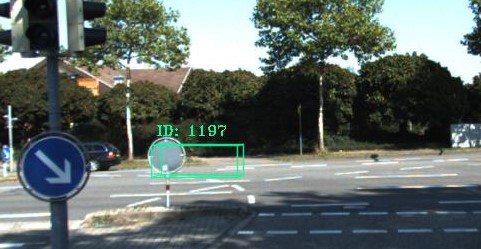
#> input picture figures/outlier1.jpg, 481 x 249 px
$ jupyter execute --allow-errors plot_pc.ipynb
#> lines starting #> are read from the running program, lines starting #| are printed output that depends on the picture
[cell 1]
import os
from cycler import cycler

import numpy as np
from scipy.stats import mode

import matplotlib.pyplot as plt
from mpl_toolkits.axes_grid1.inset_locator import inset_axes
from mpl_toolkits.axes_grid1.inset_locator import mark_inset
from matplotlib import rc, cm
import matplotlib
from matplotlib.patches import Patch

[cell 2]
palette = cycler(color=cm.Set1.colors)
rc('axes', prop_cycle=palette)
matplotlib.rcParams['font.family'] = ['serif']

SIMULATOR_SEED = 1992
NOISE_STD = 0.1
FINAL_TIME = 100
TIME_STEP = 0.1
CONTAMINATION = [0.00, 0.05, 0.1, 0.15]
BETA = [5e-3, 1e-3]

[cell 3]
def format_beta(beta_values):
    formatted_betas = []
    for beta in beta_values:
        if beta < 1e-3:
            exponent = int(np.floor(np.log10(beta)))
            coefficient = beta / (10 ** exponent)
            if coefficient == 1:
                formatted_beta = r"$10^{{{}}}$".format(exponent)
            else:
                formatted_beta = f"{coefficient:g}" + r"$\times10^{{{}}}$".format(exponent)
        else:
            formatted_beta = str(beta)
        formatted_betas.append(formatted_beta)
    return formatted_betas


BETA = format_beta(BETA)

LABELS = np.array(['ENKS'] + ['VOE'] + [r'$\beta$ = {}'.format(b) for b in BETA])
NUM_LATENT = 2
fontsize = 16
print(BETA)

[cell 4]
plt.rcParams.update({'font.size': 20})

# Given data
ukf_results = np.array([0.5873, 0.5221, 0.4132, 0.2567])
huberukf_results = np.array([0.7604, 0.6733, 0.5225, 0.3615])
ekf_results = np.array([ 0.8463, 0.7016,0.5133, 0.3542])
iekf_results = np.array([0.7253, 0.6826, 0.4719, 0.3626])
convukf1_results = np.array([0.9321 , 0.7460, 0.5377, 0.3941])
convukf5_results = np.array([0.9332, 0.7507, 0.5535, 0.3707])


# Concatenate the data
concatenated_data = np.stack([
    ukf_results,
    huberukf_results,
    ekf_results,
    iekf_results,
    convukf1_results,
    convukf5_results
], axis=-1)

# for patch, color in zip(box['boxes'], colors):
#         patch.set_facecolor(color)
colors = ['lightblue', 'C0', 'C1', 'C2', 'C3', 'C4', 'C6']
lighter_colors = ['lightblue', 'C1', 'lightgreen', 'C2', 'C3', 'C7']
# x-axis labels
pc_values = [0.00, 0.05, 0.10, 0.15]

ukf_results = ukf_results[0:3]
huberukf_results = huberukf_results[0:3]
ekf_results = ekf_results[0:3]
iekf_results = iekf_results[0:3]
convukf1_results = convukf1_results[0:3]
convukf5_results = convukf5_results[0:3]
pc_values = pc_values[0:3]

figsize = (10,6)
# Create a figure and a set of subplots
fig, ax = plt.subplots(figsize=figsize)

# Add some space between the bars
bar_width = 0.13
indices = np.arange(len(pc_values))

# Plot each method's result with a new index and specified lighter color
ukf_bar = ax.bar(indices - bar_width * 2, ukf_results, bar_width, label='UKF', color=lighter_colors[0])
huberukf_bar = ax.bar(indices - bar_width, huberukf_results, bar_width, label='HuberUKF', color=lighter_colors[1])
ekf_bar = ax.bar(indices, ekf_results, bar_width, label='AUKF', color=lighter_colors[2])
iekf_bar = ax.bar(indices + bar_width, iekf_results, bar_width, label='IEKF', color=lighter_colors[3])
convukf1_bar = ax.bar(indices + bar_width * 2, convukf5_results, bar_width, label=r'ConvUKF', color=lighter_colors[4])
# convukf5_bar = ax.bar(indices + bar_width * 3, convukf5_results, bar_width, label=r'AConvUKF', color=lighter_colors[5])


# Setting the x-axis labels and their positions
ax.set_xticks(indices + bar_width / 2)
ax.set_xticklabels(pc_values)

# Add some text for labels, title and custom x-axis tick labels, etc.
ax.set_ylabel('sAMOTA')
ax.set_xlabel(r'$\rho_c$', fontsize=fontsize+6)
ax.legend()
ax.grid(0.1)
ax.set_ylim(0.3, 1)

# Save the figure
plt.savefig('diver.pdf', bbox_inches='tight', dpi=300)
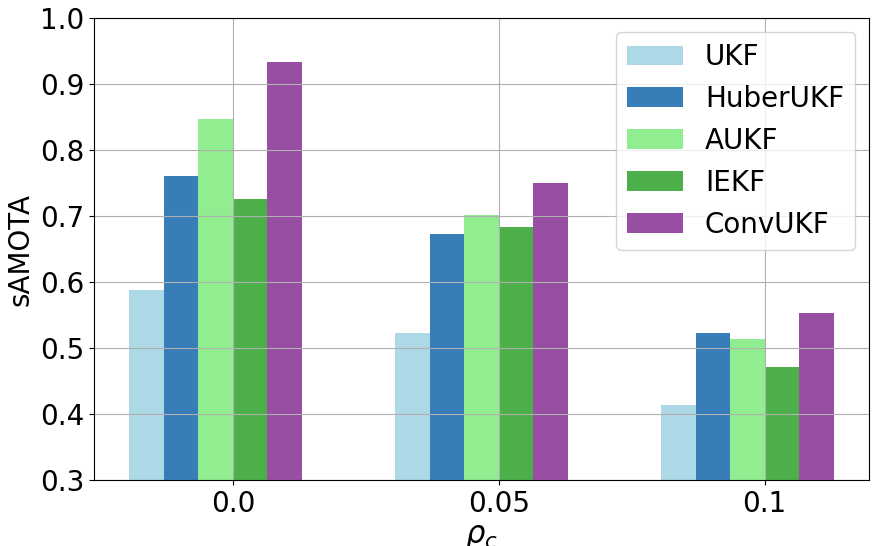
#> figure drawn by matplotlib, 1 panel; tallest bar 0.587 high, from x = -0.325 to -0.195; tallest bar 0.76 high, from x = -0.195 to -0.065; tallest bar 0.846 high, from x = -0.065 to 0.065
plt.show()

'C0', 'C1', 'C2', 'C3', 'C4', 'C6'
'lightblue', 'C1', 'C4', 'C2', 'C3', 'pink'

[cell 5]
colors = ['lightblue', 'C0', 'C1', 'C2', 'C3', 'C4', 'C6']
lighter_colors = ['C4', 'C1', 'C2', 'C7', 'C3', 'C7']
# x-axis labels
pc_values = [0.00, 0.05, 0.10, 0.15]

ukf_results = ukf_results[0:3]
huberukf_results = huberukf_results[0:3]
ekf_results = ekf_results[0:3]
iekf_results = iekf_results[0:3]
convukf1_results = convukf1_results[0:3]
convukf5_results = convukf5_results[0:3]
pc_values = pc_values[0:3]

figsize = (10,6)
# Create a figure and a set of subplots
fig, ax = plt.subplots(figsize=figsize)

# Add some space between the bars
bar_width = 0.13
indices = np.arange(len(pc_values))

# Plot each method's result with a new index and specified lighter color
ukf_bar = ax.bar(indices - bar_width * 2, ukf_results, bar_width, label='UKF', color=lighter_colors[0])
huberukf_bar = ax.bar(indices - bar_width, huberukf_results, bar_width, label='HuberUKF', color=lighter_colors[1])
ekf_bar = ax.bar(indices, ekf_results, bar_width, label='EKF', color=lighter_colors[2])
iekf_bar = ax.bar(indices + bar_width, iekf_results, bar_width, label='IEKF', color=lighter_colors[3])
convukf1_bar = ax.bar(indices + bar_width * 2, convukf1_results, bar_width, label=r'ConvUKF', color=lighter_colors[4])
# convukf5_bar = ax.bar(indices + bar_width * 3, convukf5_results, bar_width, label=r'ConvUKF$\beta=0.001$', color=lighter_colors[5])


# Setting the x-axis labels and their positions
ax.set_xticks(indices + bar_width / 2)
ax.set_xticklabels(pc_values)

# Add some text for labels, title and custom x-axis tick labels, etc.
ax.set_ylabel('sAMOTA')
ax.set_xlabel(r'$\rho_c$', fontsize=fontsize+8)
ax.legend()
ax.grid(0.1)
ax.set_ylim(0.3, 1)

# Save the figure
plt.savefig('diver_simple.pdf', bbox_inches='tight', dpi=300)
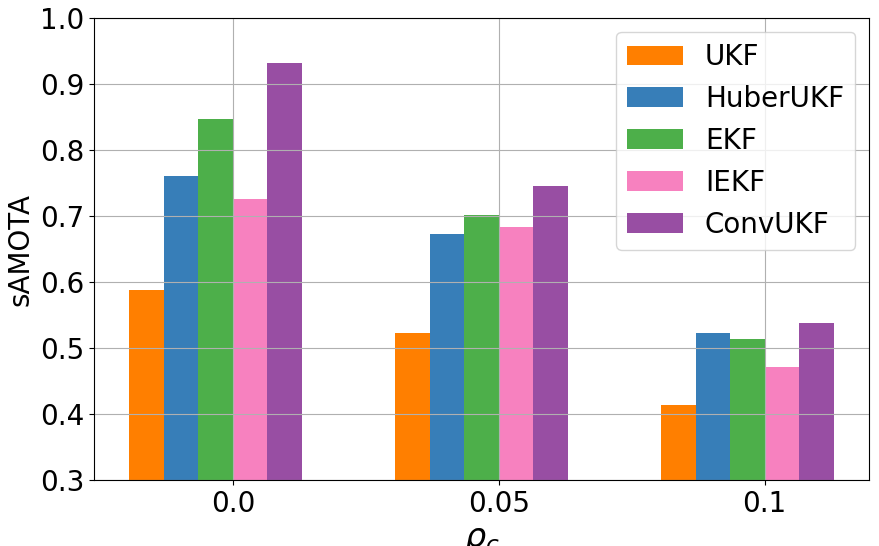
#> figure drawn by matplotlib, 1 panel; tallest bar 0.587 high, from x = -0.325 to -0.195; tallest bar 0.76 high, from x = -0.195 to -0.065; tallest bar 0.846 high, from x = -0.065 to 0.065
plt.show()

[cell 6]
import matplotlib.pyplot as plt
import numpy as np

lighter_colors = ['C4', 'C1', 'C2', 'C7', 'C3', 'C7']
pc_values = [0.00, 0.05, 0.10, 0.15]

ukf_results = ukf_results[0:3]
huberukf_results = huberukf_results[0:3]
ekf_results = ekf_results[0:3]
iekf_results = iekf_results[0:3]
convukf1_results = convukf1_results[0:3]
convukf5_results = convukf5_results[0:3]
pc_values = pc_values[0:3]

figsize = (10,6)
fig, ax = plt.subplots(figsize=figsize)

bar_width = 0.13
indices = np.arange(len(pc_values))

ukf_bar = ax.bar(indices - bar_width * 2, ukf_results, bar_width, label='UKF', color=lighter_colors[0], edgecolor='black')
huberukf_bar = ax.bar(indices - bar_width, huberukf_results, bar_width, label='HuberUKF', color=lighter_colors[1], edgecolor='black')
ekf_bar = ax.bar(indices, ekf_results, bar_width, label='AUKF', color=lighter_colors[2], edgecolor='black')
iekf_bar = ax.bar(indices + bar_width, iekf_results, bar_width, label='IEKF', color=lighter_colors[3], edgecolor='black')
convukf1_bar = ax.bar(indices + bar_width * 2, convukf1_results, bar_width, label=r'ConvUKF', color=lighter_colors[4], edgecolor='black')
convukf5_bar = ax.bar(indices + bar_width * 2, convukf5_results, bar_width, label=r'AConvUKF', color=lighter_colors[5], edgecolor='black')

ax.set_xticks(indices + bar_width / 2)
ax.set_xticklabels(pc_values)

ax.set_ylabel('sAMOTA')
ax.set_xlabel(r'$\rho_c$')
ax.legend()
ax.grid(0.1)
ax.set_ylim(0.3, 1)

plt.savefig('diver_simple1.pdf', bbox_inches='tight', dpi=300)
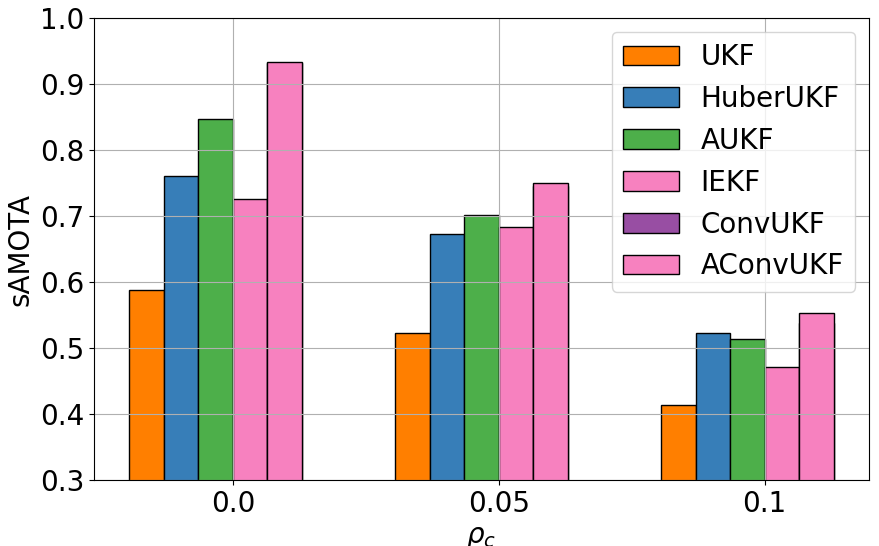
#> figure drawn by matplotlib, 1 panel; tallest bar 0.587 high, from x = -0.325 to -0.195; tallest bar 0.76 high, from x = -0.195 to -0.065; tallest bar 0.846 high, from x = -0.065 to 0.065
plt.show()

[cell 7]
from matplotlib.colors import LinearSegmentedColormap

# 定义渐变颜色
colors = ['red', 'pink']
cmap = LinearSegmentedColormap.from_list('custom_cmap', colors)

# 设置图形大小
figsize = (10, 6)
fig, ax = plt.subplots(figsize=figsize)

# 绘制渐变条形图
#> (the rest of this cell did not finish here and is left out)

[cell 8]
from PIL import Image

# Load the images
image1 = Image.open('outlier1.jpg')
#> image1 is the input picture: PIL image 481x249 RGB; mean R, G, B 96.3, 106.1, 102
#> (the rest of this cell did not finish here and is left out)

[cell 9]
import numpy as np
import matplotlib.pyplot as plt

def custom_function(x, r=0, k=1):
    return r / (1 + np.exp(-k * (x - r)))

# 参数设置
r = 5  # 阈值参数
#> r = 5
k = 0.5  # 斜率参数

# 生成输入值
x_values = np.linspace(0, 10, 100)
y_values = custom_function(x_values, r, k)
#> y_values = 100 values from 0.379 to 4.62

# 绘制图形
plt.figure(figsize=(8, 6))
plt.plot(x_values, y_values, label='Custom Function', color='blue')
plt.title('Custom Function')
plt.xlabel('Input')
plt.ylabel('Output')
plt.axvline(x=r, color='red', linestyle='--', label='Threshold (r)')
plt.legend()
plt.grid(True)
plt.show()
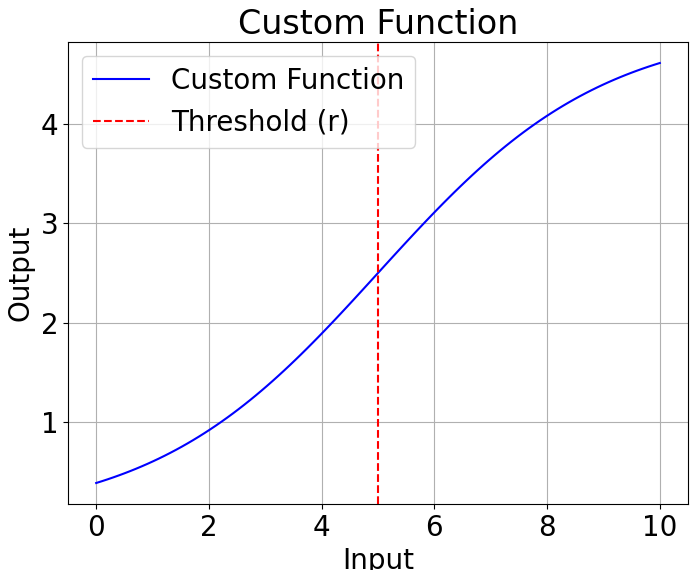
#> figure drawn by matplotlib, 1 panel; curve peaks at x = 10, y = 4.62

[cell 10]
data = """
predict time: 0.11607011159261067 ms, 6iters46
update time: 0.3921190897623698 ms, 6iters
predict time: 0.17118453979492188 ms, 10iters6
update time: 1.2533324105398995 ms, 7iters
predict time: 0.17059933055530896 ms, 11iters6
update time: 0.3618597984313965 ms, 8iters
predict time: 0.16405582427978516 ms, 10iters6
update time: 0.31076158796037945 ms, 7iters
predict time: 0.09747913905552455 ms, 14iters6
update time: 0.3657341003417969 ms, 7iters
predict time: 0.18844237694373497 ms, 13iters6
update time: 0.4024505615234375 ms, 7iters
predict time: 0.1865386962890625 ms, 10iters46
update time: 0.41525704520089285 ms, 7iters
predict time: 0.18121798833211264 ms, 12iters6
update time: 0.7243156433105469 ms, 9iters
predict time: 0.34936269124348956 ms, 12iters6
update time: 0.7090909140450614 ms, 7iters
predict time: 0.35084210909329927 ms, 13iters46
update time: 0.2477884292602539 ms, 10iters
predict time: 0.14551480611165366 ms, 12iters46
update time: 0.33041834831237793 ms, 8iters
predict time: 0.14306948735163763 ms, 13iters46
update time: 0.3197458055284288 ms, 9iters
predict time: 0.1370723430926983 ms, 13iters446
update time: 0.31117959456010297 ms, 11iters
predict time: 0.14343628516564003 ms, 13iters46
update time: 0.32181209988064235 ms, 9iters
predict time: 0.14263040879193475 ms, 17iters46
update time: 0.31564452431418677 ms, 11iters
predict time: 0.15685137580422795 ms, 17iters46
update time: 0.31883716583251953 ms, 10iters
predict time: 0.14230608940124512 ms, 16iters46
update time: 0.31631643121892755 ms, 11iters
predict time: 0.14670689900716147 ms, 15iters46
update time: 0.3195047378540039 ms, 10iters
predict time: 0.14187395572662354 ms, 16iters46
update time: 0.3164807955423991 ms, 12iters
predict time: 0.14299504897173712 ms, 17iters46
update time: 0.35184079950506036 ms, 11iters
predict time: 0.09772181510925293 ms, 16iters46
update time: 0.35556879910555755 ms, 11iters
predict time: 0.1429594480074369 ms, 13iters446
update time: 0.3322124481201172 ms, 10iters
predict time: 0.19505818684895834 ms, 15iters46
update time: 0.3192901611328125 ms, 10iters
predict time: 0.1560846964518229 ms, 15iters446
update time: 0.3209114074707031 ms, 9iters
"""

predict_times = []
update_times = []

# 将数据按行分割
lines = data.strip().split("\n")

# 提取时间数据
for line in lines:
    if "predict time" in line:
        predict_time = float(line.split(":")[1].split(" ")[1])
        predict_times.append(predict_time)
    elif "update time" in line:
        update_time = float(line.split(":")[1].split(" ")[1])
        update_times.append(update_time)

# 计算平均值并保留4位小数
avg_predict_time = round(sum(predict_times) / len(predict_times), 4)
avg_update_time = round(sum(update_times) / len(update_times), 4)

# 求和并保留4位小数
total_time = round(avg_predict_time + avg_update_time, 4)

print("Average predict time:", avg_predict_time, "ms")
print("Average update time:", avg_update_time, "ms")
print("Total time:", total_time, "ms")
